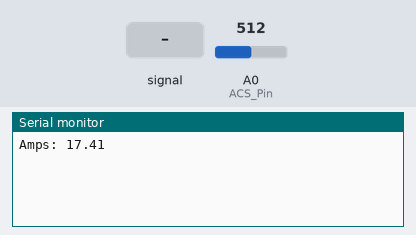
Bench run of a sketch on a simulated Arduino Uno, built with avr-gcc and run on an emulated ATmega328P. Parts: the last lines printed to the serial monitor. The inputs (shaded band) are chosen by the test bench; at power-on: A0 (ACS_Pin) = 512.

Above: at 1.2 s.
1.3 s: A0 (ACS_Pin) fed a 200 Hz sine of ±81 counts around its level
At 2.6 s:
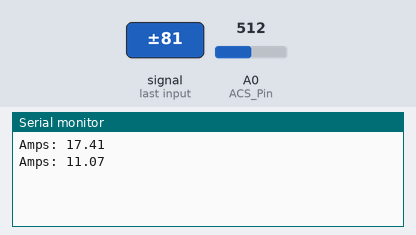
2.8 s: A0 (ACS_Pin) set to 716
At 3.8 s:
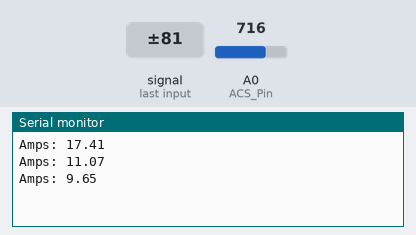
4.3 s: A0 (ACS_Pin) set to 900
At 5.6 s:
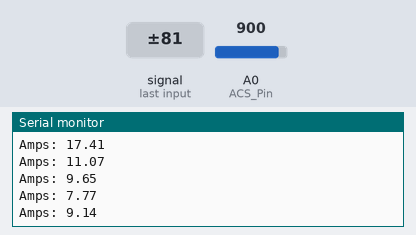
Timing chart, 0 to 7.3 s (numbered marks = the images above; inputs shaded):
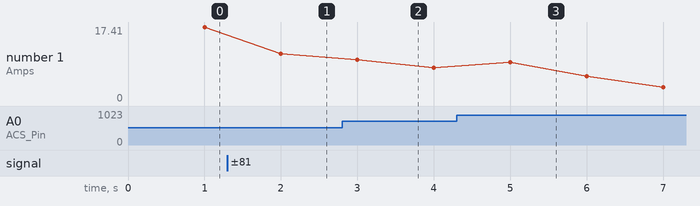

Measured:
- after the input at 1.3 s, the serial monitor: prints a new line after 0.70 s (image 1)
- after the input at 2.8 s, the serial monitor: prints a new line after 0.20 s (image 2)
- after the input at 4.3 s, the serial monitor: prints a new line after 0.70 s (image 3)
- plotted number 1: 17.41 → 11.07 after the input at 1.3 s, 11.07 → 7.77 after the input at 2.8 s, 7.77 → 0 after the input at 4.3 s

The sketch:

current_senosr_callibration.ino
```cpp
/* This code works with ACS712 current sensor, it permits the calculation   of the signal TRMS
2 * Visit www.surtrtech.com for more details
3 */

#include   <Filters.h>                      //This library does a massive work check it's .cpp   file

#define ACS_Pin A0                        //Sensor data pin on A0 analog   input

float ACS_Value;                              //Here we keep the raw   data valuess
float testFrequency = 50;                    // test signal frequency   (Hz)
float windowLength = 40.0/testFrequency;     // how long to average the   signal, for statistist

float intercept = 0; // to be adjusted based   on calibration testing
float slope = 0.0752; // to be adjusted based on calibration   testing
                      //Please check the ACS712 Tutorial video by SurtrTech   to see how to get them because it depends on your sensor, or look below

float   Amps_TRMS; // estimated actual current in amps

unsigned long printPeriod   = 1000; // in milliseconds
// Track time in milliseconds since last reading
unsigned   long previousMillis = 0;

void setup() {
  Serial.begin( 9600 );    //   Start the serial port
  pinMode(ACS_Pin,INPUT);  //Define the pin mode
}

void   loop() {
  RunningStatistics inputStats;                 // create statistics   to look at the raw test signal
  inputStats.setWindowSecs( windowLength );     //Set   the window length

  while( true ) {
    ACS_Value = analogRead(ACS_Pin);   // read the analog in value:
    inputStats.input(ACS_Value);  // log to Stats   function

    if((unsigned long)(millis() - previousMillis) >= printPeriod)   { //every second we do the calculation
      previousMillis = millis();   //   update time

      Amps_TRMS = intercept + slope * inputStats.sigma();

       Serial.print( "Amps: " );
      Serial.print( Amps_TRMS );
      Serial.println();

     }
  }
}

/* About the slope and intercept
 * First you need to   know that all the TRMS calucations are done by functions from the library, it's   the "inputStats.sigma()" value
 * At first you can display that "inputStats.sigma()"   as your TRMS value, then try to measure using it when the input is 0.00A
 * If   the measured value is 0 like I got you can keep the intercept as 0, otherwise you'll   need to add or substract to make that value equal to 0
 * In other words " remove   the offset"
 * Then turn on the power to a known value, for example use a bulb   or a led that ou know its power and you already know your voltage, so a little math   you'll get the theoritical amps
 * you divide that theory value by the measured   value and here you got the slope, now place them or modify them
 */
```
